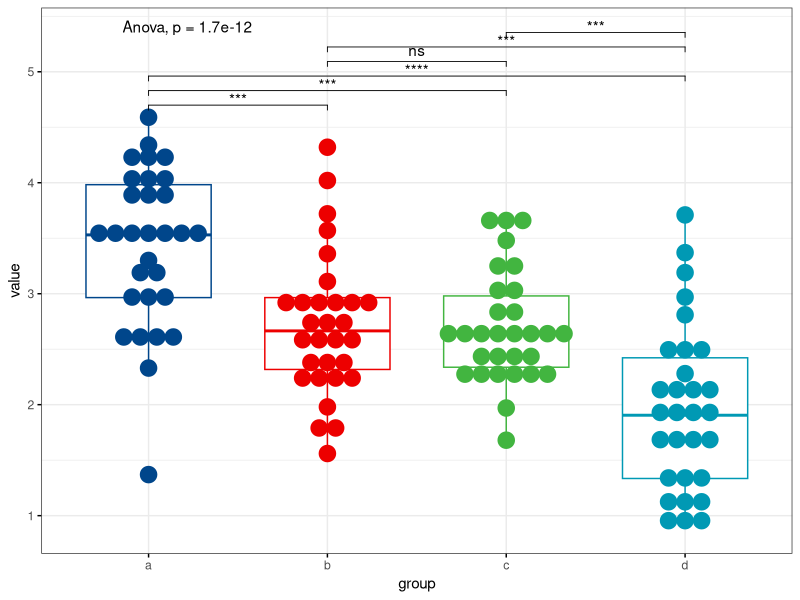
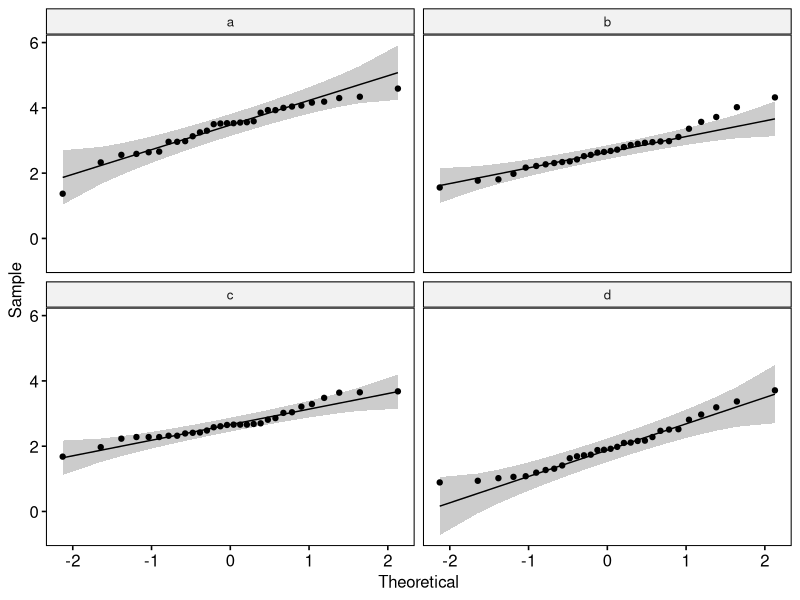

Reproduce these figures in R, in order.
## ---- chunk 1
### 加载需要的包
library(ggpubr)
library(rstatix)
### 构建数据
df <- data.frame(
  a = c(3.53, 4.59, 4.34, 2.66, 3.59, 3.13, 2.64, 2.56, 3.50, 3.25, 
        3.30, 4.04, 3.53, 3.56, 3.85, 4.07, 3.52, 3.93, 4.19, 2.96, 
        1.37, 3.93, 2.33, 2.98, 4.00, 3.55, 2.96, 4.30, 4.16, 2.59),
  b = c(2.42, 3.36, 4.32, 2.34, 2.68, 2.95, 1.56, 3.11, 1.81, 1.77, 
        1.98, 2.63, 2.86, 2.93, 2.17, 2.72, 2.65, 2.22, 2.90, 2.97, 
        2.36, 2.56, 2.52, 2.27, 2.98, 3.72, 2.80, 3.57, 4.02, 2.31),
  c = c(2.86, 2.28, 2.39, 2.28, 2.48, 2.28, 3.21, 2.23, 2.32, 2.68, 
        2.66, 2.32, 2.61, 3.64, 2.58, 3.65, 2.66, 3.68, 2.65, 3.02, 
        3.48, 2.42, 2.41, 2.66, 3.29, 2.70, 3.04, 2.81, 1.97, 1.68),
  d = c(0.89, 1.06, 1.08, 1.27, 1.63, 1.89, 1.19, 2.17, 2.28, 1.72, 
        1.98, 1.74, 2.16, 3.37, 2.97, 1.69, 0.94, 2.11, 2.81, 2.52, 
        1.31, 2.51, 1.88, 1.41, 3.19, 1.92, 2.47, 1.02, 2.10, 3.71)
)
## ---- chunk 2
knitr::kable(df)
## ---- chunk 3
library(tidyr)
df2 <- df %>%
  pivot_longer(a:d, # 需要转换的变量
               names_to = "group", # 转换后的新变量名称
               values_to = "value") # 转换后的新变量值
## ---- chunk 4
knitr::kable(df2)
## ---- chunk 5
# 统计检验
stat.test <- df2 %>%
  anova_test(value ~ group) %>% # 进行t检验
  add_significance() # 增加统计星号
## ---- chunk 6
knitr::kable(stat.test)
## ---- chunk 7
# 统计检验
stat.test <- df2 %>%
  t_test(value ~ group) %>% # 进行t检验
  add_significance() # 增加统计星号
stat.test # 输出结果
## ---- chunk 8
knitr::kable(stat.test)
## ---- chunk 9
## 绘制带P值的箱型图
bxp <- ggboxplot(df2, x = "group", y = "value", 
                 color = "group",
                 palette = 'lancet',add = 'dotplot',
                 ggtheme = theme_bw(),legend='none')
## 设置统计检验的分组和坐标位置
stat.test <- stat.test %>% 
  add_xy_position(x = "group")

bxp + stat_pvalue_manual(stat.test, label = "p.adj.signif", 
                         tip.length = 0.01)+ ## 手动添加p值
  stat_compare_means(method = 'anova') ## 添加整体anova的结果，这更科学。
## ---- chunk 10
tapply(df2$value, 
       df2$group, 
       shapiro.test ## 正态性检验的方法
       ) ## 值在前，组在后
## ---- chunk 11
ggqqplot(df2, "value", facet.by = "group")
## ---- chunk 12
shapiro.test(df2$value)
## ---- chunk 13
bartlett.test(value ~ group, data = df2)
## ---- chunk 14
library(car)
df2$group <- as.factor(df2$group)
leveneTest(value ~ group, data = df2)
## ---- chunk 15
aov <- aov(value ~ group, data = df2)
summary(aov)
## ---- chunk 16
TukeyHSD(aov)
## ---- chunk 17
knitr::kable(TukeyHSD(aov)[["group"]])
## ---- chunk 18
pairwise.t.test(df2$value, df2$group, p.adjust.method = "bonferroni")
## 从函数可以看出用的是配对t检验。
## ---- chunk 19
knitr::kable(pairwise.t.test(df2$value, df2$group, p.adjust.method = "bonferroni")[["p.value"]])
